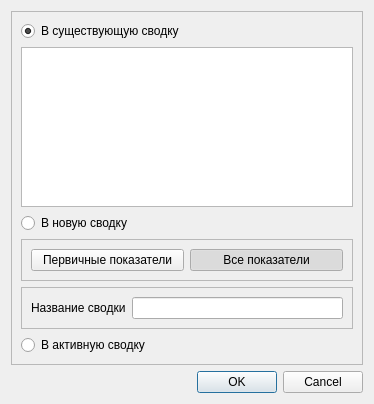
<?xml version="1.0" encoding="UTF-8"?>
<ui version="4.0">
 <class>AddTestToSummaryDialog</class>
 <widget class="QDialog" name="AddTestToSummaryDialog">
  <property name="geometry">
   <rect>
    <x>0</x>
    <y>0</y>
    <width>374</width>
    <height>404</height>
   </rect>
  </property>
  <property name="windowTitle">
   <string>Добавить показатели теста в сводку</string>
  </property>
  <property name="modal">
   <bool>true</bool>
  </property>
  <layout class="QVBoxLayout" name="verticalLayout">
   <item>
    <widget class="QFrame" name="frClient">
     <property name="frameShape">
      <enum>QFrame::StyledPanel</enum>
     </property>
     <property name="frameShadow">
      <enum>QFrame::Raised</enum>
     </property>
     <layout class="QVBoxLayout" name="verticalLayout_2">
      <item>
       <widget class="QRadioButton" name="rbAddToExsistsSummary">
        <property name="text">
         <string>В существующую сводку</string>
        </property>
        <property name="checked">
         <bool>true</bool>
        </property>
        <property name="autoExclusive">
         <bool>true</bool>
        </property>
       </widget>
      </item>
      <item>
       <widget class="QTreeView" name="tvSummaries"/>
      </item>
      <item>
       <widget class="QRadioButton" name="rbAddToNewSummary">
        <property name="text">
         <string>В новую сводку</string>
        </property>
        <property name="autoExclusive">
         <bool>true</bool>
        </property>
       </widget>
      </item>
      <item>
       <widget class="QFrame" name="frSummaryKind">
        <property name="frameShape">
         <enum>QFrame::StyledPanel</enum>
        </property>
        <property name="frameShadow">
         <enum>QFrame::Raised</enum>
        </property>
        <layout class="QHBoxLayout" name="horizontalLayout">
         <item>
          <widget class="QPushButton" name="btnPrimaryFactors">
           <property name="text">
            <string>Первичные показатели</string>
           </property>
           <property name="checkable">
            <bool>true</bool>
           </property>
           <property name="checked">
            <bool>false</bool>
           </property>
           <property name="autoExclusive">
            <bool>true</bool>
           </property>
          </widget>
         </item>
         <item>
          <widget class="QPushButton" name="btnAllFactors">
           <property name="text">
            <string>Все показатели</string>
           </property>
           <property name="checkable">
            <bool>true</bool>
           </property>
           <property name="checked">
            <bool>true</bool>
           </property>
           <property name="autoExclusive">
            <bool>true</bool>
           </property>
          </widget>
         </item>
        </layout>
       </widget>
      </item>
      <item>
       <widget class="QFrame" name="frSummaryName">
        <property name="frameShape">
         <enum>QFrame::StyledPanel</enum>
        </property>
        <property name="frameShadow">
         <enum>QFrame::Raised</enum>
        </property>
        <layout class="QHBoxLayout" name="horizontalLayout_2">
         <item>
          <widget class="QLabel" name="lblSummaryName">
           <property name="text">
            <string>Название сводки</string>
           </property>
          </widget>
         </item>
         <item>
          <widget class="QLineEdit" name="edSummaryName"/>
         </item>
        </layout>
       </widget>
      </item>
      <item>
       <widget class="QRadioButton" name="rbAddToActiveSummary">
        <property name="text">
         <string>В активную сводку</string>
        </property>
        <property name="autoExclusive">
         <bool>true</bool>
        </property>
       </widget>
      </item>
     </layout>
    </widget>
   </item>
   <item>
    <widget class="QDialogButtonBox" name="buttonBox">
     <property name="orientation">
      <enum>Qt::Horizontal</enum>
     </property>
     <property name="standardButtons">
      <set>QDialogButtonBox::Cancel|QDialogButtonBox::Ok</set>
     </property>
    </widget>
   </item>
  </layout>
 </widget>
 <resources/>
 <connections>
  <connection>
   <sender>buttonBox</sender>
   <signal>accepted()</signal>
   <receiver>AddTestToSummaryDialog</receiver>
   <slot>accept()</slot>
   <hints>
    <hint type="sourcelabel">
     <x>229</x>
     <y>379</y>
    </hint>
    <hint type="destinationlabel">
     <x>157</x>
     <y>274</y>
    </hint>
   </hints>
  </connection>
  <connection>
   <sender>buttonBox</sender>
   <signal>rejected()</signal>
   <receiver>AddTestToSummaryDialog</receiver>
   <slot>reject()</slot>
   <hints>
    <hint type="sourcelabel">
     <x>297</x>
     <y>385</y>
    </hint>
    <hint type="destinationlabel">
     <x>286</x>
     <y>274</y>
    </hint>
   </hints>
  </connection>
 </connections>
</ui>
